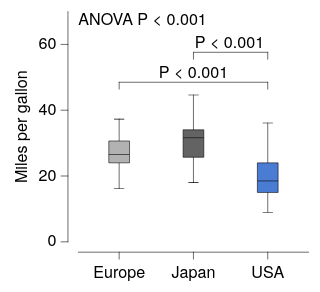

The Vega-Lite source for this figure:
### Vega-Lite specification from a JSON file in a GitHub repository (floating-point values rounded to 4 significant figures; data arrays with more than 128 entries replaced by an {"elided": "..."} marker saying what was removed)
{"background": null, "config": {"arc": {"fill": "#DBDBDB", "fillOpacity": 1.0, "innerRadius": 25.0, "padAngle": 0.03, "stroke": "black", "strokeOpacity": 1, "strokeWidth": 0.25}, "area": {"fill": "#DBDBDB", "fillOpacity": 1.0, "stroke": "black", "strokeOpacity": 1, "strokeWidth": 0.25}, "axis": {"domain": true, "domainCap": "round", "domainColor": "black", "domainWidth": 0.25, "grid": false, "gridCap": "round", "gridColor": "#F1F1F1", "gridDash": [0, 0], "gridOpacity": 1.0, "gridWidth": 0.25, "labelColor": "black", "labelFont": "Helvetica Neue, HelveticaNeue, Helvetica, Arial, sans-serif", "labelFontSize": 7, "labelFontStyle": "normal", "labelFontWeight": 400, "offset": 4.5, "ticks": true, "tickCap": "round", "tickColor": "black", "tickRound": false, "tickSize": 3, "tickWidth": 0.25, "titleColor": "black", "titleFont": "Helvetica Neue, HelveticaNeue, Helvetica, Arial, sans-serif", "titleFontSize": 7, "titleFontStyle": "normal", "titleFontWeight": 400}, "axisX": {"domain": true, "labelAlign": "center", "labelAngle": 0, "labels": true, "ticks": true, "translate": 0}, "axisY": {"domain": true, "labelAlign": "right", "labelAngle": 0, "labels": true, "ticks": true, "translate": 0}, "axisRight": {"domain": true, "labelAlign": "left", "labelAngle": 0, "labels": true, "ticks": true, "translate": 0}, "axisTop": {"domain": true, "labelAlign": "center", "labelAngle": 0, "labels": true, "ticks": true, "translate": 0}, "axisBand": {"tickOffset": 0}, "bar": {"fill": "#DBDBDB", "fillOpacity": 1.0, "stroke": "black", "strokeOpacity": 1, "strokeWidth": 0.25}, "boxplot": {"size": 9.0, "ticks": {"cornerRadius": 0.25, "fill": "black", "opacity": 1, "size": 4.5, "thickness": 0.25}, "box": {"fillOpacity": 1.0, "stroke": "black", "strokeOpacity": 1, "strokeWidth": 0.25}, "median": {"cornerRadius": 0, "fill": "black", "fillOpacity": 1.0, "opacity": 1, "size": 9.0, "thickness": 0.25}, "rule": {"fill": "black", "fillOpacity": 1.0, "size": 10.0, "stroke": "black", "strokeDash": [0, 0], "strokeOpacity": 1, "strokeWidth": 0.25}, "outliers": {"color": "black", "fill": "black", "fillOpacity": 1.0, "size": 0, "stroke": "black", "strokeOpacity": 1, "strokeWidth": 0.25}}, "circle": {"fill": "black", "fillOpacity": 1.0, "size": 1.25, "stroke": null, "strokeOpacity": 1, "strokeWidth": 0.25}, "errorband": {"band": {"fillOpacity": 0.6, "stroke": null, "strokeWidth": 0.25, "strokeOpacity": 1}, "borders": {"opacity": 0, "strokeOpacity": 0.25, "strokeWidth": 1}}, "errorbar": {"opacity": 1, "rule": {"strokeDash": [0, 0], "strokeWidth": 0.25}, "ticks": {"color": "black", "cornerRadius": 0.125, "opacity": 1, "size": 6.0, "thickness": 0.25}, "thickness": 0.25}, "font": "Helvetica Neue, HelveticaNeue, Helvetica, Arial, sans-serif", "geoshape": {"fill": "#DBDBDB", "fillOpacity": 1.0, "stroke": "black", "strokeOpacity": 1, "strokeWidth": 0.25}, "header": {"labelColor": "black", "labelFont": "Helvetica Neue, HelveticaNeue, Helvetica, Arial, sans-serif", "labelFontSize": 7, "labelFontStyle": "normal", "labelFontWeight": 400, "titleColor": "black", "titleFont": "Helvetica Neue, HelveticaNeue, Helvetica, Arial, sans-serif", "titleFontSize": 7, "titleFontStyle": "normal", "titleFontWeight": 400, "titlePadding": 0}, "legend": {"disable": false, "offset": 4.5, "titlePadding": 4, "labelOffset": 2, "gradientLabelOffset": 2, "gradientLength": 50.0, "gradientThickness": 5.0, "gradientOpacity": 1.0, "gradientStrokeColor": "black", "gradientStrokeWidth": 0.25, "labelColor": "black", "labelFont": "Helvetica Neue, HelveticaNeue, Helvetica, Arial, sans-serif", "labelFontSize": 7, "labelFontStyle": "normal", "labelFontWeight": 400, "strokeColor": "black", "strokeWidth": 0, "symbolSize": 42, "symbolStrokeColor": "black", "symbolStrokeWidth": 0.25, "titleColor": "black", "titleFont": "Helvetica Neue, HelveticaNeue, Helvetica, Arial, sans-serif", "titleFontSize": 7, "titleFontStyle": "normal", "titleFontWeight": 400}, "line": {"color": "black", "stroke": "black", "strokeCap": "butt", "strokeDash": [0, 0], "strokeOpacity": 1, "strokeWidth": 0.5}, "point": {"filled": true, "fill": "#DBDBDB", "fillOpacity": 1.0, "size": 5.0, "stroke": "black", "strokeOpacity": 1, "strokeWidth": 0.25}, "range": {"category": ["#B2B2B2", "#636363", "#4A7CD3", "#008542", "#382864", "#509F98", "#284F93", "#005226", "#A398D6", "#173633"], "diverging": {"scheme": ["#6F572A", "#876E43", "#9E875F", "#B5A17F", "#CABBA2", "#DCD6CC", "#F4F1E9", "#C9D7DA", "#9DBFC6", "#78A5AF", "#558B96", "#36717C", "#1A5762"]}, "heatmap": {"scheme": ["#32022B", "#43044D", "#4C196E", "#4D338C", "#484DA6", "#3A68BB", "#1D83CA", "#1D9CCB", "#23B5C9", "#28CDC5", "#4DE0B4", "#91EE9F"]}, "ordinal": {"scheme": ["#F1F1F1", "#DBDBDB", "#C6C6C6", "#B2B2B2", "#9D9D9D", "#898989", "#767676", "#636363", "#515151", "#404040", "#2F2F2F", "#1F1F1F"]}, "ramp": {"scheme": ["#32022B", "#43044D", "#4C196E", "#4D338C", "#484DA6", "#3A68BB", "#1D83CA", "#1D9CCB", "#23B5C9", "#28CDC5", "#4DE0B4", "#91EE9F"]}}, "rule": {"color": "black", "stroke": "black", "strokeCap": "round", "strokeDash": [2, 2], "strokeOpacity": 1, "strokeWidth": 0.25}, "scale": {"bandPaddingInner": 0.1, "bandPaddingOuter": 0.1, "round": false}, "rect": {"fill": "#DBDBDB", "fillOpacity": 1.0, "stroke": "black", "strokeOpacity": 1, "strokeWidth": 0.25}, "square": {"fill": "#DBDBDB", "fillOpacity": 1.0, "size": 10.0, "stroke": "black", "strokeOpacity": 1, "strokeWidth": 0.25}, "text": {"color": "black", "font": "Helvetica Neue, HelveticaNeue, Helvetica, Arial, sans-serif", "fontSize": 7, "fontStyle": "normal", "fontWeight": 400}, "tick": {"color": "black", "cornerRadius": 0.125, "opacity": 1.0, "size": 9.0, "thickness": 0.25}, "title": {"anchor": "middle", "frame": "group", "color": "black", "font": "Helvetica Neue, HelveticaNeue, Helvetica, Arial, sans-serif", "fontSize": 7, "fontStyle": "normal", "fontWeight": 400, "subtitleColor": "black", "subtitleFont": "Helvetica Neue, HelveticaNeue, Helvetica, Arial, sans-serif", "subtitleFontSize": "Helvetica Neue, HelveticaNeue, Helvetica, Arial, sans-serif", "subtitleFontStyle": "normal", "subtitleFontWeight": 400}, "trail": {"color": "black", "opacity": 1, "size": 0.5}, "view": {"continuousWidth": 100, "continuousHeight": 100, "discreteWidth": 100, "discreteHeight": 100, "fill": null, "stroke": null, "strokeWidth": 0.25}}, "layer": [{"data": {"name": "data-84942684f44a0939f6e50b33ec91a880"}, "mark": {"type": "boxplot"}, "encoding": {"color": {"field": "Origin", "legend": null, "type": "nominal"}, "x": {"field": "Origin", "sort": ["Europe", "Japan", "USA"], "title": null, "type": "nominal"}, "y": {"field": "Miles_per_Gallon", "title": "Miles per gallon", "type": "quantitative"}}}, {"layer": [{"data": {"values": [{"__dysonsphere__": 1}]}, "mark": {"type": "text", "align": "left", "angle": 0, "baseline": "top", "dx": 0, "dy": 0, "fontSize": 7, "opacity": 1.0}, "encoding": {"text": {"value": "ANOVA P < 0.001"}, "x": {"value": 0}, "y": {"value": 0}}}, {"layer": [{"data": {"values": [{"x": "Europe", "x2": "USA", "y": 44.3, "__dysonsphere__": 1}]}, "mark": {"type": "rule", "strokeCap": "round", "strokeDash": [0, 0], "strokeWidth": 0.25, "yOffset": {"expr": "-1 * (scale('y',44.3) - (scale('y',44.3) - 6.0))"}}, "encoding": {"x": {"field": "x", "type": "nominal"}, "x2": {"field": "x2"}, "y": {"field": "y", "scale": {"domainMax": 66.0}, "type": "quantitative"}}}, {"data": {"values": [{"x": "Europe", "y": 44.3, "y2": 44.3, "__dysonsphere__": 1}]}, "mark": {"type": "rule", "strokeCap": "round", "strokeDash": [0, 0], "strokeWidth": 0.25, "y2Offset": {"expr": "-1 * ((scale('y',44.3) - (scale('y',44.3) - 6.0)) - 3.0)"}, "yOffset": {"expr": "-1 * (scale('y',44.3) - (scale('y',44.3) - 6.0))"}}, "encoding": {"x": {"field": "x", "type": "nominal"}, "y": {"field": "y", "type": "quantitative"}, "y2": {"field": "y2"}}}, {"data": {"values": [{"x": "USA", "y": 44.3, "y2": 44.3, "__dysonsphere__": 1}]}, "mark": {"type": "rule", "strokeCap": "round", "strokeDash": [0, 0], "strokeWidth": 0.25, "y2Offset": {"expr": "-1 * ((scale('y',44.3) - (scale('y',44.3) - 6.0)) - 3.0)"}, "yOffset": {"expr": "-1 * (scale('y',44.3) - (scale('y',44.3) - 6.0))"}}, "encoding": {"x": {"field": "x", "type": "nominal"}, "y": {"field": "y", "type": "quantitative"}, "y2": {"field": "y2"}}}, {"data": {"values": [{"y": 44.3, "label": "P < 0.001", "__dysonsphere__": 1}]}, "mark": {"type": "text", "align": "center", "dy": {"expr": "-4 + -1 * (scale('y',44.3) - (scale('y',44.3) - 6.0))"}, "fontSize": 7}, "encoding": {"text": {"field": "label", "type": "nominal"}, "x": {"value": 50.0}, "y": {"field": "y", "type": "quantitative"}}}]}, {"layer": [{"data": {"values": [{"x": "Japan", "x2": "USA", "y": 46.6, "__dysonsphere__": 1}]}, "mark": {"type": "rule", "strokeCap": "round", "strokeDash": [0, 0], "strokeWidth": 0.25, "yOffset": {"expr": "-1 * (scale('y',46.6) - (min(scale('y',46.6) - 6.0, (scale('y',44.3) - 6.0) - 13.0)))"}}, "encoding": {"x": {"field": "x", "type": "nominal"}, "x2": {"field": "x2"}, "y": {"field": "y", "type": "quantitative"}}}, {"data": {"values": [{"x": "Japan", "y": 46.6, "y2": 46.6, "__dysonsphere__": 1}]}, "mark": {"type": "rule", "strokeCap": "round", "strokeDash": [0, 0], "strokeWidth": 0.25, "y2Offset": {"expr": "-1 * ((scale('y',46.6) - (min(scale('y',46.6) - 6.0, (scale('y',44.3) - 6.0) - 13.0))) - 3.0)"}, "yOffset": {"expr": "-1 * (scale('y',46.6) - (min(scale('y',46.6) - 6.0, (scale('y',44.3) - 6.0) - 13.0)))"}}, "encoding": {"x": {"field": "x", "type": "nominal"}, "y": {"field": "y", "type": "quantitative"}, "y2": {"field": "y2"}}}, {"data": {"values": [{"x": "USA", "y": 46.6, "y2": 46.6, "__dysonsphere__": 1}]}, "mark": {"type": "rule", "strokeCap": "round", "strokeDash": [0, 0], "strokeWidth": 0.25, "y2Offset": {"expr": "-1 * ((scale('y',46.6) - (min(scale('y',46.6) - 6.0, (scale('y',44.3) - 6.0) - 13.0))) - 3.0)"}, "yOffset": {"expr": "-1 * (scale('y',46.6) - (min(scale('y',46.6) - 6.0, (scale('y',44.3) - 6.0) - 13.0)))"}}, "encoding": {"x": {"field": "x", "type": "nominal"}, "y": {"field": "y", "type": "quantitative"}, "y2": {"field": "y2"}}}, {"data": {"values": [{"y": 46.6, "label": "P < 0.001", "__dysonsphere__": 1}]}, "mark": {"type": "text", "align": "center", "dy": {"expr": "-4 + -1 * (scale('y',46.6) - (min(scale('y',46.6) - 6.0, (scale('y',44.3) - 6.0) - 13.0)))"}, "fontSize": 7}, "encoding": {"text": {"field": "label", "type": "nominal"}, "x": {"value": 65.62}, "y": {"field": "y", "type": "quantitative"}}}]}], "name": "__dysonsphere_a9b257f8a1ec4766_1"}], "$schema": "https://vega.github.io/schema/vega-lite/v6.4.1.json", "datasets": {"data-84942684f44a0939f6e50b33ec91a880": {"elided": "398 records"}}}
